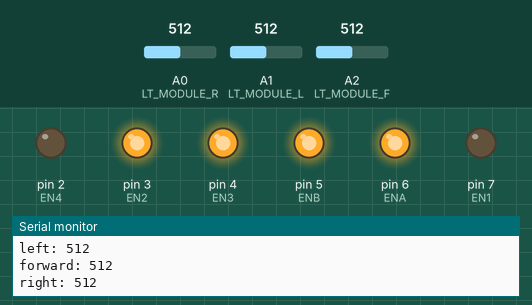
Recording of a sketch running on a simulated Arduino Uno, built with avr-gcc and run on an emulated ATmega328P. On the bench: output pins drawn as LEDs (lit = HIGH), the last lines printed to the serial monitor. The test bench sets the inputs (shaded band); at power-on: A0 (LT_MODULE_R) = 512, A1 (LT_MODULE_L) = 512, A2 (LT_MODULE_F) = 512.

Above: at 1.2 s.
1.3 s: A0 (LT_MODULE_R) set to 208
4.3 s: A0 (LT_MODULE_R) set to 183
At 5.1 s:
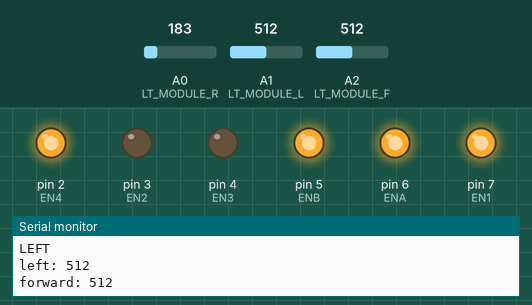
5.8 s: A1 (LT_MODULE_L) set to 417
8.8 s: A1 (LT_MODULE_L) set to 387
At 9.5 s:
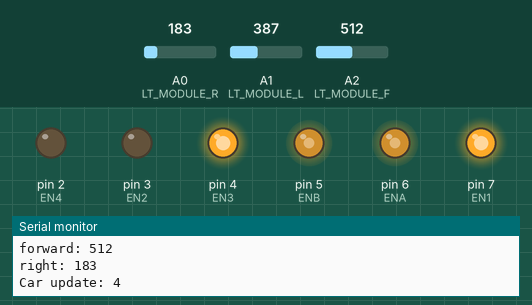
10.3 s: A2 (LT_MODULE_F) set to 127
13.3 s: A2 (LT_MODULE_F) set to 115
At 13.9 s:
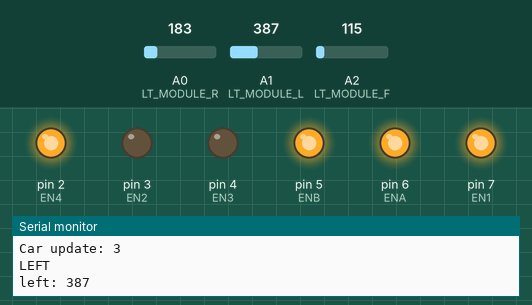
Timing chart, 0 to 15.9 s (numbered marks = the images above; inputs shaded):
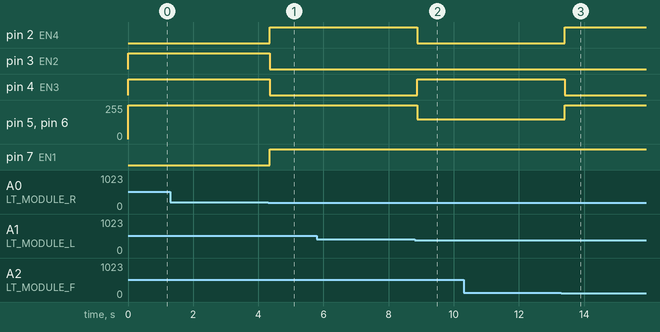

The sketch:

V0_11_17.ino
```cpp
// 실험 3

// --- 모터 드라이버 핀 설정 ---
#define ENA 6
#define EN1 7
#define EN2 3
#define EN3 4
#define EN4 2
#define ENB 5

// --- 속도 변수 설정 ---
int speed = 150;
int speedlow = 255;
int speedhigh = 255;

// --- 라인트레이서 센서 핀 설정 ---
#define LT_MODULE_L A1
#define LT_MODULE_F A2
#define LT_MODULE_R A0

// --- 차량 동작 상태 정의 ---
#define CAR_DIR_NONE 0
#define CAR_DIR_RF   1
#define CAR_DIR_ST   2
#define CAR_DIR_LF   3
#define CAR_DIR_FW   4

// 현재 차량 동작
int g_carDirection = CAR_DIR_ST;

// 마지막으로 라인이 검출된 좌우 방향
int g_lastLineDirection = CAR_DIR_NONE;

// --- 센서 감지 함수 ---
bool lt_isLeft() {
  int ret = analogRead(LT_MODULE_L);

  Serial.print("left: ");
  Serial.println(ret);

  return ret > 400;
}

bool lt_isRight() {
  int ret = analogRead(LT_MODULE_R);

  Serial.print("right: ");
  Serial.println(ret);

  return ret > 200;
}

bool lt_isForward() {
  int ret = analogRead(LT_MODULE_F);

  Serial.print("forward: ");
  Serial.println(ret);

  return ret > 120;
}

// --- 센서 입력에 따른 방향 갱신 ---
void lt_mode_update() {
  bool ll = lt_isLeft();
  bool ff = lt_isForward();
  bool rr = lt_isRight();

  // 111: 교차로 또는 굵은 라인
  if (ll && ff && rr) {
    g_carDirection = CAR_DIR_RF;
  }

  // 000: 라인을 완전히 잃음
  else if (!ll && !ff && !rr) {
    if (g_lastLineDirection == CAR_DIR_LF) {
      Serial.println("Line lost: search left");
      g_carDirection = CAR_DIR_LF;
    }
    else if (g_lastLineDirection == CAR_DIR_RF) {
      Serial.println("Line lost: search right");
      g_carDirection = CAR_DIR_RF;
    }
    else {
      // 프로그램 시작 후 아직 좌우 라인을
      // 한 번도 감지하지 못한 상태
      Serial.println("Line lost: no previous direction");
      g_carDirection = CAR_DIR_ST;
    }
  }

  // 010: 중앙
  else if (ff && !ll && !rr) {
    g_carDirection = CAR_DIR_FW;
  }

  // 100 또는 110: 라인이 왼쪽에 있음
  else if (ll && !rr) {
    g_carDirection = CAR_DIR_LF;

    // 라인 이탈 시 복구할 방향 저장
    g_lastLineDirection = CAR_DIR_LF;
  }

  // 001 또는 011: 라인이 오른쪽에 있음
  else if (rr && !ll) {
    g_carDirection = CAR_DIR_RF;

    // 라인 이탈 시 복구할 방향 저장
    g_lastLineDirection = CAR_DIR_RF;
  }

  // 101 등의 기타 패턴
  else {
    g_carDirection = CAR_DIR_FW;
  }
}

// --- 차량 구동 함수 ---
void car_update() {
  Serial.print("Car update: ");
  Serial.println(g_carDirection);

  if (g_carDirection == CAR_DIR_FW) {
    Serial.println("Forward");

    digitalWrite(EN1, HIGH);
    digitalWrite(EN2, LOW);
    analogWrite(ENA, speed);

    digitalWrite(EN3, HIGH);
    digitalWrite(EN4, LOW);
    analogWrite(ENB, speed);
  }

  else if (g_carDirection == CAR_DIR_RF) {
    Serial.println("RIGHT");

    digitalWrite(EN1, LOW);
    digitalWrite(EN2, HIGH);
    analogWrite(ENA, speedlow);

    digitalWrite(EN3, HIGH);
    digitalWrite(EN4, LOW);
    analogWrite(ENB, speedhigh);
  }

  else if (g_carDirection == CAR_DIR_LF) {
    Serial.println("LEFT");

    digitalWrite(EN1, HIGH);
    digitalWrite(EN2, LOW);
    analogWrite(ENA, speedhigh);

    digitalWrite(EN3, LOW);
    digitalWrite(EN4, HIGH);
    analogWrite(ENB, speedlow);
  }

  else if (g_carDirection == CAR_DIR_ST) {
    Serial.println("Stop");

    analogWrite(ENA, 0);
    analogWrite(ENB, 0);
  }
}

void setup() {
  Serial.begin(9600);

  pinMode(ENA, OUTPUT);
  pinMode(EN1, OUTPUT);
  pinMode(EN2, OUTPUT);

  pinMode(ENB, OUTPUT);
  pinMode(EN3, OUTPUT);
  pinMode(EN4, OUTPUT);

  pinMode(LT_MODULE_L, INPUT);
  pinMode(LT_MODULE_F, INPUT);
  pinMode(LT_MODULE_R, INPUT);
}


void loop() {
  // 현재 센서값으로 방향을 먼저 판단
  lt_mode_update();

  // 판단 결과를 바로 모터에 반영
  car_update();
}
```

Measured:
- the behaviour switches between 201 and 200 on A0 (LT_MODULE_R) (found by bisection; images 0 and 1)
- the behaviour switches between 401 and 400 on A1 (LT_MODULE_L) (found by bisection; images 1 and 2)
- the behaviour switches between 121 and 120 on A2 (LT_MODULE_F) (found by bisection; images 2 and 3)
- after the input at 4.3 s, pin 2 (EN4), pin 7 (EN1): LOW → HIGH after 0.05 s; pin 3 (EN2), pin 4 (EN3): HIGH → LOW after 0.05 s
- after the input at 8.8 s, pin 2 (EN4): HIGH → LOW after 0.08 s; pin 4 (EN3): LOW → HIGH after 0.08 s; pin 5 (ENB), pin 6 (ENA): 255/255 → 150/255 after 0.08 s
- after the input at 13.3 s, pin 2 (EN4): LOW → HIGH after 0.10 s; pin 4 (EN3): HIGH → LOW after 0.10 s; pin 5 (ENB), pin 6 (ENA): 150/255 → 255/255 after 0.10 s
